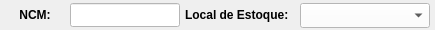
              <widget class="QWidget" name="widget_21" native="true">
               <property name="minimumSize">
                <size>
                 <width>0</width>
                 <height>30</height>
                </size>
               </property>
               <property name="maximumSize">
                <size>
                 <width>16777215</width>
                 <height>30</height>
                </size>
               </property>
               <property name="styleSheet">
                <string notr="true"/>
               </property>
               <layout class="QHBoxLayout" name="horizontalLayout_24">
                <property name="spacing">
                 <number>5</number>
                </property>
                <property name="leftMargin">
                 <number>5</number>
                </property>
                <property name="topMargin">
                 <number>3</number>
                </property>
                <property name="rightMargin">
                 <number>5</number>
                </property>
                <property name="bottomMargin">
                 <number>3</number>
                </property>
                <item>
                 <widget class="QLabel" name="label_27">
                  <property name="minimumSize">
                   <size>
                    <width>60</width>
                    <height>0</height>
                   </size>
                  </property>
                  <property name="maximumSize">
                   <size>
                    <width>60</width>
                    <height>16777215</height>
                   </size>
                  </property>
                  <property name="font">
                   <font>
                    <pointsize>9</pointsize>
                    <weight>75</weight>
                    <bold>true</bold>
                   </font>
                  </property>
                  <property name="text">
                   <string>NCM:</string>
                  </property>
                  <property name="alignment">
                   <set>Qt::AlignCenter</set>
                  </property>
                 </widget>
                </item>
                <item>
                 <widget class="QLineEdit" name="line_NCM">
                  <property name="sizePolicy">
                   <sizepolicy hsizetype="Preferred" vsizetype="Preferred">
                    <horstretch>0</horstretch>
                    <verstretch>0</verstretch>
                   </sizepolicy>
                  </property>
                  <property name="minimumSize">
                   <size>
                    <width>110</width>
                    <height>0</height>
                   </size>
                  </property>
                  <property name="maximumSize">
                   <size>
                    <width>110</width>
                    <height>16777215</height>
                   </size>
                  </property>
                  <property name="font">
                   <font>
                    <pointsize>9</pointsize>
                   </font>
                  </property>
                  <property name="styleSheet">
                   <string notr="true">background-color: rgb(255, 255, 255);</string>
                  </property>
                  <property name="alignment">
                   <set>Qt::AlignCenter</set>
                  </property>
                 </widget>
                </item>
                <item>
                 <widget class="QLabel" name="label_34">
                  <property name="minimumSize">
                   <size>
                    <width>110</width>
                    <height>0</height>
                   </size>
                  </property>
                  <property name="maximumSize">
                   <size>
                    <width>110</width>
                    <height>16777215</height>
                   </size>
                  </property>
                  <property name="font">
                   <font>
                    <pointsize>9</pointsize>
                    <weight>75</weight>
                    <bold>true</bold>
                   </font>
                  </property>
                  <property name="text">
                   <string>Local de Estoque:</string>
                  </property>
                  <property name="alignment">
                   <set>Qt::AlignLeading|Qt::AlignLeft|Qt::AlignVCenter</set>
                  </property>
                 </widget>
                </item>
                <item>
                 <widget class="QComboBox" name="combo_Local_Estoque">
                  <property name="sizePolicy">
                   <sizepolicy hsizetype="Preferred" vsizetype="Preferred">
                    <horstretch>0</horstretch>
                    <verstretch>0</verstretch>
                   </sizepolicy>
                  </property>
                  <property name="minimumSize">
                   <size>
                    <width>130</width>
                    <height>25</height>
                   </size>
                  </property>
                  <property name="maximumSize">
                   <size>
                    <width>16777215</width>
                    <height>25</height>
                   </size>
                  </property>
                  <property name="font">
                   <font>
                    <pointsize>9</pointsize>
                   </font>
                  </property>
                  <property name="styleSheet">
                   <string notr="true">background-color: rgb(255, 255, 255);</string>
                  </property>
                  <item>
                   <property name="text">
                    <string/>
                   </property>
                  </item>
                 </widget>
                </item>
               </layout>
              </widget>
